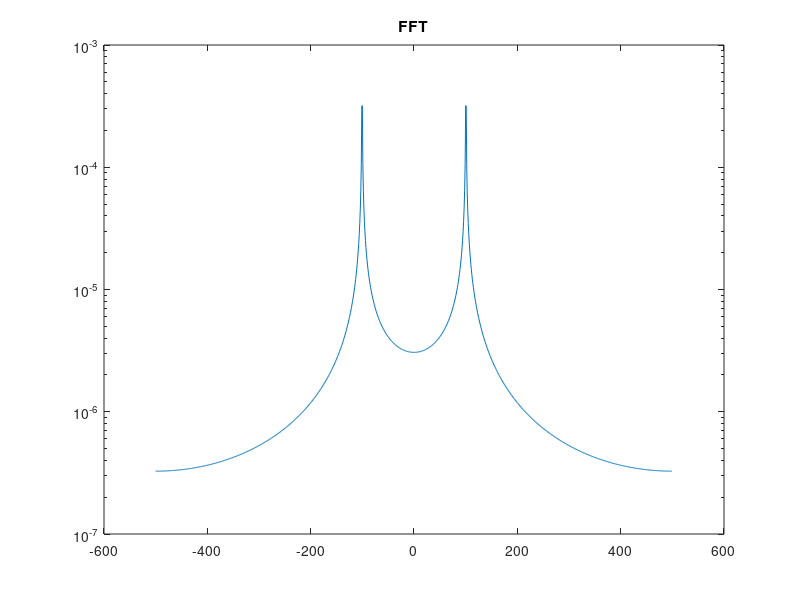

Source code (MATLAB):
clear; clc; close all;

% Calculate and plot the absolute of fft for the specified signal.
% Is the peak frequency correct, and can you explain why the spectrum looks
% this way?

fs = 1e3; % Sampling frequency in Hertz
t = 0:(1/fs):1; % Sampling period
t = t(1:(end-1)); % Time vector
N = length(t); % Number of samples
f0 = 100.5; % Initial frequency
y = sin(2*pi*f0*t);% Signal

Y = fft(y); % FFT computation
Y = fftshift(Y); % unfold
Y = Y/N;

dt = mean(diff(t)); % sample spacing
df = 1/(N*dt); % frequency spacing
fi = (0:(N-1)) - floor(N/2); % unfolded index
f = df*fi; % frequency vector

semilogy(f, abs(Y/N)); % amplitude vs frequency
% plot(f, abs(Y).^2); % power vs frequency
title('FFT');